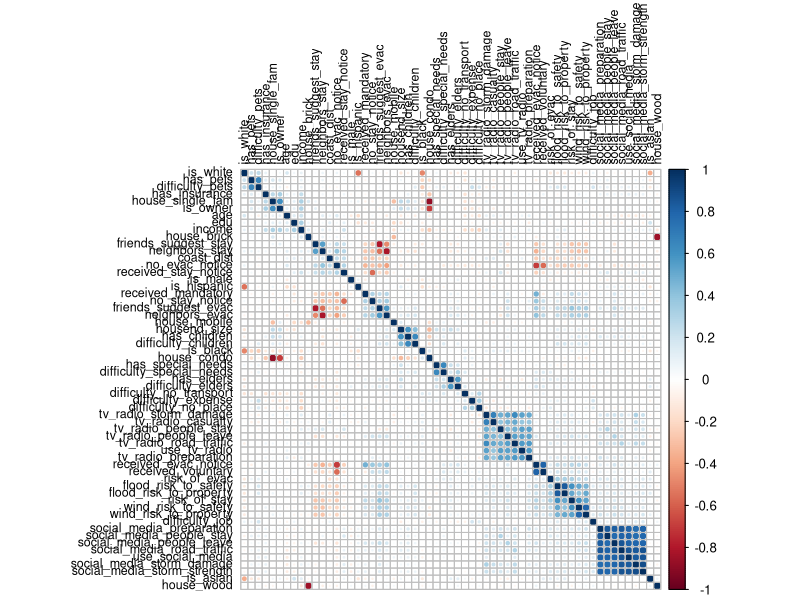

Generate this figure with R: (Note: this script raises an error after producing the figure.)
library(corrplot)

d <- read.csv("hurricane/Harvey/MTurk_Harvey_var_cluster_v2.csv", header=TRUE)
corrplot(cor(d), order = "hclust", tl.col='black', tl.cex=.75) 

res1b <- factanal(d, factors = 11, rotation = "varimax", na.action = na.omit)
res1b$loadings

library(psych)
require(ggplot2)
require(reshape2)
scree(d)